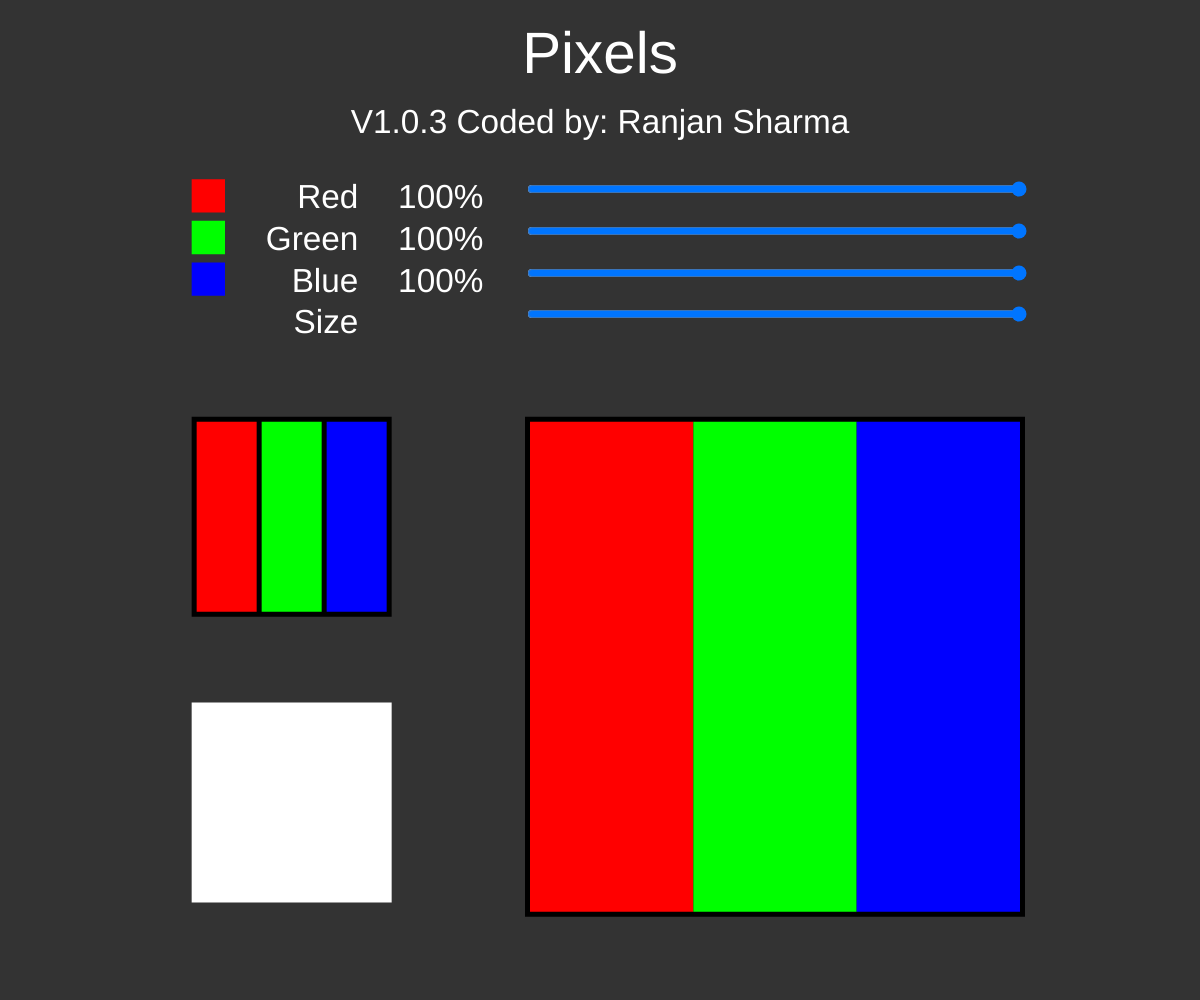
Frame 1 (no input)
Frame 60 (no input): identical to frame 1, image omitted
Frame 120 (the mouse pressed at the canvas centre since frame 60): identical to frame 1, image omitted

The p5.js sketch that drew this single still picture (run headless with seeded random() and noise() and a simulated clock; from frame 60 on, the mouse is pressed at the canvas centre):

// p5.js sketch
// ── sketch.js
let rColorSlider;
let gColorSlider;
let bColorSlider;
let pxWSlider;
let pxTotalN;
var landS;
var refPxLen;
var pxTotalCanvas;
var pxGap;

function setup() {
  createCanvas(windowWidth, windowHeight);

  rColorSlider = createSlider(0, 100, 100, 1);
  gColorSlider = createSlider(0, 100, 100, 1);
  bColorSlider = createSlider(0, 100, 100, 1);
  pxLenSlider = createSlider(0.39, 2, 2, .01);

  if (width > 1.125 * height) {
    landS = true;
    refPxLen = height / 5;
    txtStd = height / 24;
    widthStd = width / 16;
    pxTotalCanvas = height / 2;

    rColorSlider.style('width', pxTotalCanvas + 'px');
    rColorSlider.position(width / 2 - widthStd, txtStd * 4.3);
    gColorSlider.style('width', pxTotalCanvas + 'px');
    gColorSlider.position(width / 2- widthStd, txtStd * 5.3);
    bColorSlider.style('width', pxTotalCanvas + 'px');
    bColorSlider.position(width / 2- widthStd, txtStd * 6.3);
    pxLenSlider.style('width', pxTotalCanvas + 'px');
    pxLenSlider.position(width / 2- widthStd, txtStd * 7.3);

  } else if (height > 2.07 * width) {
    refPxLen = width / 5;
    txtStd = width / 15;
    pxTotalCanvas = width - txtStd * 2;
    offset = 0;

    rColorSlider.style('width', width - txtStd * 2 + 'px');
    rColorSlider.position(txtStd, txtStd * 4.8);
    gColorSlider.style('width', width - txtStd * 2 + 'px');
    gColorSlider.position(txtStd, txtStd * 6.8);
    bColorSlider.style('width', width - txtStd * 2 + 'px');
    bColorSlider.position(txtStd, txtStd * 8.8);
    pxLenSlider.style('width', width - txtStd * 2 + 'px');
    pxLenSlider.position(txtStd, txtStd * 10.8);
  } else {
    refPxLen = height * .09;
    txtStd = height * .032;
    pxTotalCanvas = height * .481 - txtStd * 2;
    offset = (width - height * .481) / 2;

    rColorSlider.style('width', width - txtStd * 2 - offset + 'px');
    rColorSlider.position(txtStd + offset / 2, txtStd * 4.8);
    gColorSlider.style('width', width - txtStd * 2 - offset + 'px');
    gColorSlider.position(txtStd + offset / 2, txtStd * 6.8);
    bColorSlider.style('width', width - txtStd * 2 - offset + 'px');
    bColorSlider.position(txtStd + offset / 2, txtStd * 8.8);
    pxLenSlider.style('width', width - txtStd * 2 - offset + 'px');
    pxLenSlider.position(txtStd + offset / 2, txtStd * 10.8);
  }

  textAlign(RIGHT);
  noStroke();
}

function draw() {
  background(51);

  rColor = rColorSlider.value() * 2.55;
  gColor = gColorSlider.value() * 2.55;
  bColor = bColorSlider.value() * 2.55;
  pxLen = (pxLenSlider.value() * pxLenSlider.value()) / 4 * pxTotalCanvas;
  // pxLen = map(pxLenSlider.value(), 0, 2, 9, pxTotalCanvas);
  pxGap = pxLen * .01;
  if (landS) {
    push();
    fill(255);
    textAlign(CENTER);
    textSize(txtStd * 1.4);
    text("Pixels", width / 2, txtStd * 1.75);
    textSize(txtStd * 0.8);
    text("V1.0.3 Coded by: Ranjan Sharma", width / 2, txtStd * 3.2);
    translate(width / 2 - txtStd * 4 - widthStd, txtStd * 5);
    textAlign(RIGHT);
    text("Red", 0, 0);
    text("Green", 0, txtStd * 1);
    text("Blue", 0, txtStd * 2);
    fill(255, 0, 0);
    rect(-txtStd * 4, txtStd * -0.7, txtStd * .8, txtStd * .8);
    fill(0, 255, 0);
    rect(-txtStd * 4, txtStd * 0.3, txtStd * .8, txtStd * .8);
    fill(0, 0, 255);
    rect(-txtStd * 4, txtStd * 1.3, txtStd * .8, txtStd * .8);
    fill(255);
    text(rColorSlider.value() + "%", txtStd * 3, 0);
    text(gColorSlider.value() + "%", txtStd * 3, txtStd * 1);
    text(bColorSlider.value() + "%", txtStd * 3, txtStd * 2);
    text("Size", 0, txtStd * 3);
    pop();

    push();
    translate(width / 2 - height / 3 - widthStd, pxTotalCanvas - txtStd * 2);
    fill(0);
    rect(0, 0, refPxLen, refPxLen);
    showPixel(rColor, gColor, bColor, refPxLen, 5, 5);
    translate(0, height / 3.5);
    fill(rColor, gColor, bColor);
    rect(0, 0, refPxLen, refPxLen);
    pop();
    pxTotalN = pxTotalCanvas / pxLen - 1;
    pxTotalN = pxTotalN - pxTotalN % 2 + 1;
    transX = (pxTotalCanvas - (pxLen * pxTotalN)) / 2;
    transY = (pxTotalCanvas - (pxLen * pxTotalN)) / 2;
    push();
    translate(width * 3 / 4 - width / 4 - widthStd, pxTotalCanvas - txtStd * 2);
    fill(0);
    rect(0, 0, pxTotalCanvas, pxTotalCanvas);
    translate(transX, transY);
    for (x = 0; x < pxTotalN; x++) {
      push();
      for (y = 0; y < pxTotalN; y++) {
        showPixel(rColor, gColor, bColor, pxLen, 0, pxGap);
        translate(0, pxLen);
      }
      pop();
      translate(pxLen, 0);
    }
    pop();

  } else {

    push();
    fill(255);
    textAlign(CENTER);
    textSize(txtStd * 1.4);
    text("Pixels", width / 2, txtStd * 1.75);
    textSize(txtStd * 0.8);
    text("V 1.0.2 Coded by: Joon Shakya", width / 2, txtStd * 3.2);
    translate(width / 3, txtStd * 5);
    textAlign(RIGHT);
    text("Red", 0, 0);
    text("Green", 0, txtStd * 2);
    text("Blue", 0, txtStd * 4);
    fill(255, 0, 0);
    rect(-txtStd * 4, txtStd * -0.7, txtStd * .8, txtStd * .8);
    fill(0, 255, 0);
    rect(-txtStd * 4, txtStd * 1.3, txtStd * .8, txtStd * .8);
    fill(0, 0, 255);
    rect(-txtStd * 4, txtStd * 3.3, txtStd * .8, txtStd * .8);
    fill(255);
    text(rColorSlider.value() + "%", txtStd * 3, 0);
    text(gColorSlider.value() + "%", txtStd * 3, txtStd * 2);
    text(bColorSlider.value() + "%", txtStd * 3, txtStd * 4);
    text("Size", 0, txtStd * 6);
    pop();

    push();
    translate(width / 2 + offset - (width / 2 - txtStd), pxTotalCanvas);
    fill(0);
    rect(0, 0, refPxLen, refPxLen);
    showPixel(rColor, gColor, bColor, refPxLen, 5, 5);
    push();
    translate(width - refPxLen - txtStd * 2 - offset * 2, 0);
    fill(rColor, gColor, bColor);
    rect(0, 0, refPxLen, refPxLen);
    pop();
    pxTotalN = pxTotalCanvas / pxLen - 1;
    pxTotalN = pxTotalN - pxTotalN % 2 + 1;
    transX = (pxTotalCanvas - (pxLen * pxTotalN)) / 2;
    transY = (pxTotalCanvas - (pxLen * pxTotalN)) / 2;
    translate(0, refPxLen + txtStd);
    fill(0);
    rect(0, 0, pxTotalCanvas, pxTotalCanvas);
    translate(transX, transY);
    for (x = 0; x < pxTotalN; x++) {
      push();
      for (y = 0; y < pxTotalN; y++) {
        showPixel(rColor, gColor, bColor, pxLen, 0, pxGap);
        translate(0, pxLen);
      }
      pop();
      translate(pxLen, 0);
    }
    pop();
  }
  // end of draw()
}


function showPixel(r, g, b, len, inGap, outGap) {
  pWidth = (len - inGap * 2 - outGap * 2) / 3;
  pHeight = len - outGap * 2;
  fill(r, 0, 0);
  rect(outGap, outGap, pWidth, pHeight);
  fill(0, g, 0);
  rect(pWidth + inGap + outGap, outGap, pWidth, pHeight);
  fill(0, 0, b);
  rect(outGap + 2 * inGap + 2 * pWidth, outGap, pWidth, pHeight);
}
